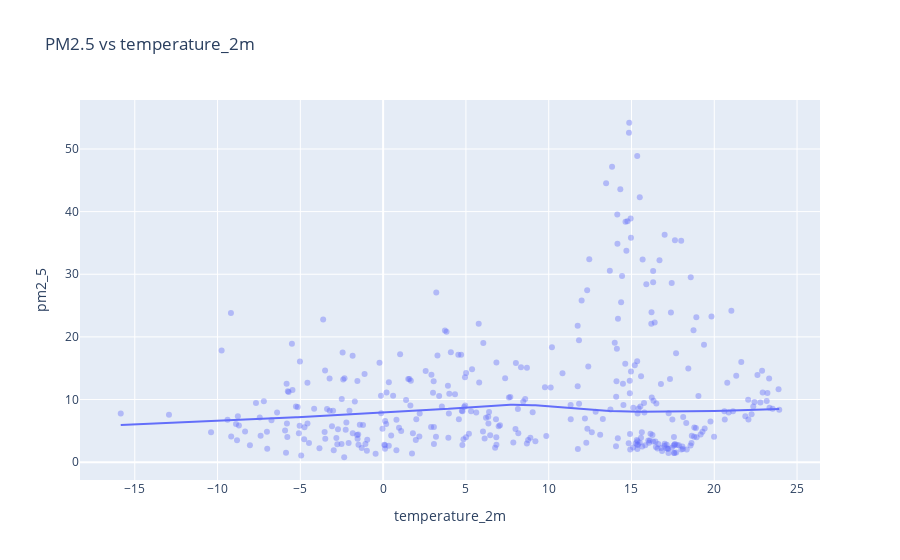
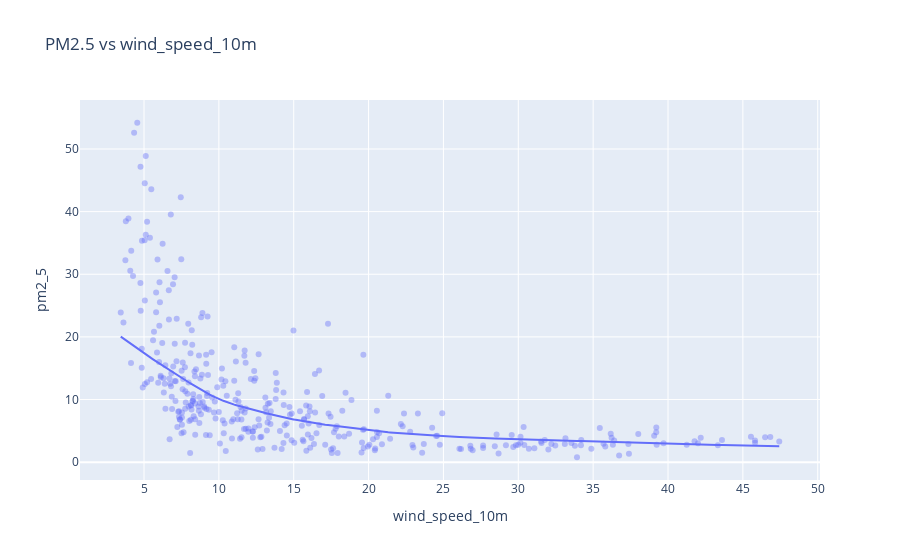
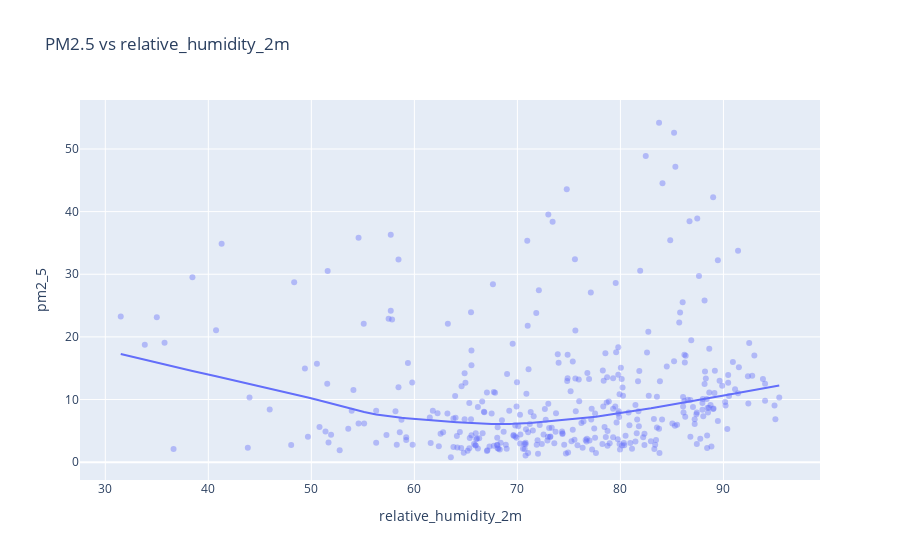
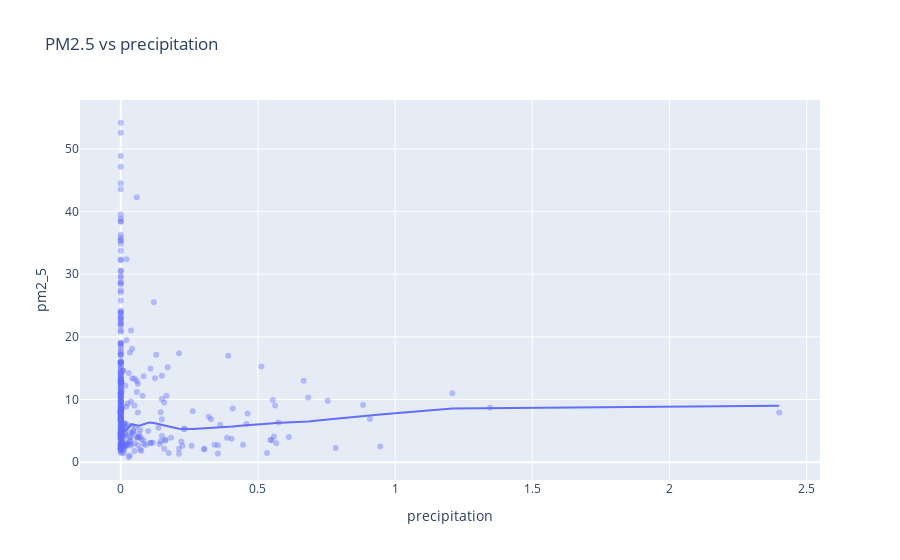

The cell these charts' notebook holds for them, in order:
### Markdown cell above
### 4.2.1 Exploratory Data Analysis

This section explores relationships between meteorological variables and air quality indicators prior to clustering and predictive modelling. Scatter plots are used to identify monotonic, non-linear, or threshold-based relationships that may inform feature selection and clustering structure.
Exploratory analysis is conducted at the daily level to balance interpretability, noise reduction, and regime-level pattern detection.
Air quality target proxies (PM2.5 and US AQI) are used as anchors due to their relevance and influence on air quality as per the WHO. Selected proxies minimise clutter in plots

Insights from this exploratory step guide:
- Feature scaling decisions
- Clustering suitability
- Selection of correlation metrics (Spearman) (Not necessary at this step)
- Interpretation of cluster regimes
#### i) Plot PM2.5 vs key weather drivers

### Code cell
import plotly.express as px

weather_vars = [
    'temperature_2m',
    'wind_speed_10m',
    'relative_humidity_2m',
    'precipitation',
    'surface_pressure'
]

for var in weather_vars:
    fig = px.scatter(
        merged_df,
        x=var,
        y='pm2_5',
        opacity=0.4,
        title=f'PM2.5 vs {var}',
        trendline='lowess'
    )
    fig.show()

### Figure 1 — Plotly figure (JSON) as saved in the notebook; plotly's stock layout.template omitted (floating-point values rounded to 4 significant figures; data arrays with more than 128 entries replaced by an {"elided": "..."} marker saying what was removed)
{"data": [{"hovertemplate": "temperature_2m=%{x}<br>pm2_5=%{y}<extra></extra>", "legendgroup": "", "marker": {"color": "#636efa", "opacity": 0.4, "symbol": "circle"}, "mode": "markers", "name": "", "orientation": "v", "showlegend": false, "type": "scatter", "x": {"elided": "360 float values"}, "xaxis": "x", "y": {"elided": "360 float values"}, "yaxis": "y"}, {"hovertemplate": "<b>LOWESS trendline</b><br><br>temperature_2m=%{x}<br>pm2_5=%{y} <b>(trend)</b><extra></extra>", "legendgroup": "", "marker": {"color": "#636efa", "symbol": "circle"}, "mode": "lines", "name": "", "showlegend": false, "type": "scatter", "x": {"elided": "360 float values"}, "xaxis": "x", "y": {"elided": "360 float values"}, "yaxis": "y"}], "layout": {"legend": {"tracegroupgap": 0}, "title": {"text": "PM2.5 vs temperature_2m"}, "xaxis": {"anchor": "y", "domain": [0, 1], "title": {"text": "temperature_2m"}}, "yaxis": {"anchor": "x", "domain": [0, 1], "title": {"text": "pm2_5"}}}}

### Figure 2 — Plotly figure (JSON) as saved in the notebook; plotly's stock layout.template omitted (floating-point values rounded to 4 significant figures; data arrays with more than 128 entries replaced by an {"elided": "..."} marker saying what was removed)
{"data": [{"hovertemplate": "wind_speed_10m=%{x}<br>pm2_5=%{y}<extra></extra>", "legendgroup": "", "marker": {"color": "#636efa", "opacity": 0.4, "symbol": "circle"}, "mode": "markers", "name": "", "orientation": "v", "showlegend": false, "type": "scatter", "x": {"elided": "360 float values"}, "xaxis": "x", "y": {"elided": "360 float values"}, "yaxis": "y"}, {"hovertemplate": "<b>LOWESS trendline</b><br><br>wind_speed_10m=%{x}<br>pm2_5=%{y} <b>(trend)</b><extra></extra>", "legendgroup": "", "marker": {"color": "#636efa", "symbol": "circle"}, "mode": "lines", "name": "", "showlegend": false, "type": "scatter", "x": {"elided": "360 float values"}, "xaxis": "x", "y": {"elided": "360 float values"}, "yaxis": "y"}], "layout": {"legend": {"tracegroupgap": 0}, "title": {"text": "PM2.5 vs wind_speed_10m"}, "xaxis": {"anchor": "y", "domain": [0, 1], "title": {"text": "wind_speed_10m"}}, "yaxis": {"anchor": "x", "domain": [0, 1], "title": {"text": "pm2_5"}}}}

### Figure 3 — Plotly figure (JSON) as saved in the notebook; plotly's stock layout.template omitted (floating-point values rounded to 4 significant figures; data arrays with more than 128 entries replaced by an {"elided": "..."} marker saying what was removed)
{"data": [{"hovertemplate": "relative_humidity_2m=%{x}<br>pm2_5=%{y}<extra></extra>", "legendgroup": "", "marker": {"color": "#636efa", "opacity": 0.4, "symbol": "circle"}, "mode": "markers", "name": "", "orientation": "v", "showlegend": false, "type": "scatter", "x": {"elided": "360 float values"}, "xaxis": "x", "y": {"elided": "360 float values"}, "yaxis": "y"}, {"hovertemplate": "<b>LOWESS trendline</b><br><br>relative_humidity_2m=%{x}<br>pm2_5=%{y} <b>(trend)</b><extra></extra>", "legendgroup": "", "marker": {"color": "#636efa", "symbol": "circle"}, "mode": "lines", "name": "", "showlegend": false, "type": "scatter", "x": {"elided": "360 float values"}, "xaxis": "x", "y": {"elided": "360 float values"}, "yaxis": "y"}], "layout": {"legend": {"tracegroupgap": 0}, "title": {"text": "PM2.5 vs relative_humidity_2m"}, "xaxis": {"anchor": "y", "domain": [0, 1], "title": {"text": "relative_humidity_2m"}}, "yaxis": {"anchor": "x", "domain": [0, 1], "title": {"text": "pm2_5"}}}}

### Figure 4 — Plotly figure (JSON) as saved in the notebook; plotly's stock layout.template omitted (floating-point values rounded to 4 significant figures; data arrays with more than 128 entries replaced by an {"elided": "..."} marker saying what was removed)
{"data": [{"hovertemplate": "precipitation=%{x}<br>pm2_5=%{y}<extra></extra>", "legendgroup": "", "marker": {"color": "#636efa", "opacity": 0.4, "symbol": "circle"}, "mode": "markers", "name": "", "orientation": "v", "showlegend": false, "type": "scatter", "x": {"elided": "360 float values"}, "xaxis": "x", "y": {"elided": "360 float values"}, "yaxis": "y"}, {"hovertemplate": "<b>LOWESS trendline</b><br><br>precipitation=%{x}<br>pm2_5=%{y} <b>(trend)</b><extra></extra>", "legendgroup": "", "marker": {"color": "#636efa", "symbol": "circle"}, "mode": "lines", "name": "", "showlegend": false, "type": "scatter", "x": {"elided": "360 float values"}, "xaxis": "x", "y": {"elided": "360 float values"}, "yaxis": "y"}], "layout": {"legend": {"tracegroupgap": 0}, "title": {"text": "PM2.5 vs precipitation"}, "xaxis": {"anchor": "y", "domain": [0, 1], "title": {"text": "precipitation"}}, "yaxis": {"anchor": "x", "domain": [0, 1], "title": {"text": "pm2_5"}}}}
